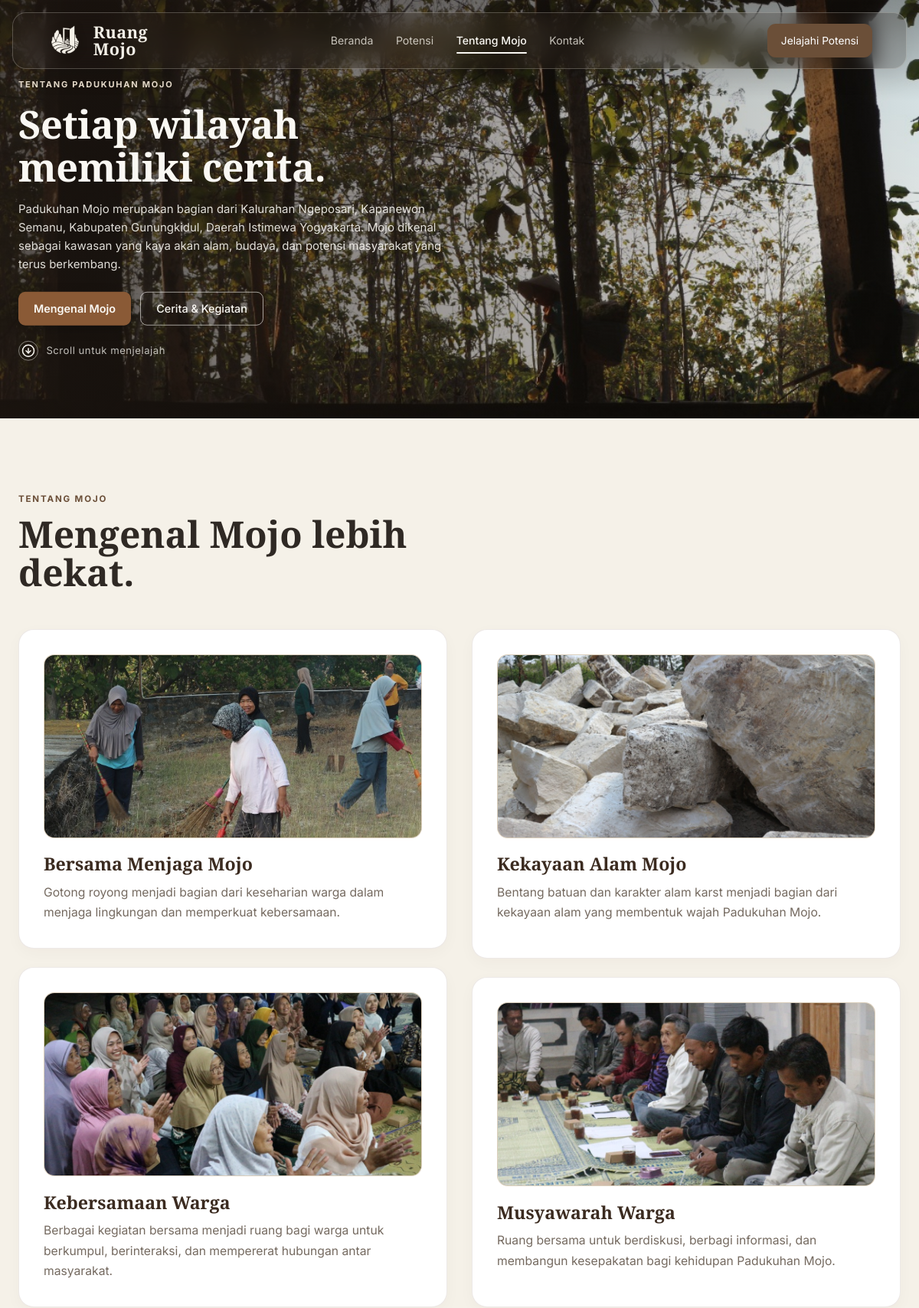
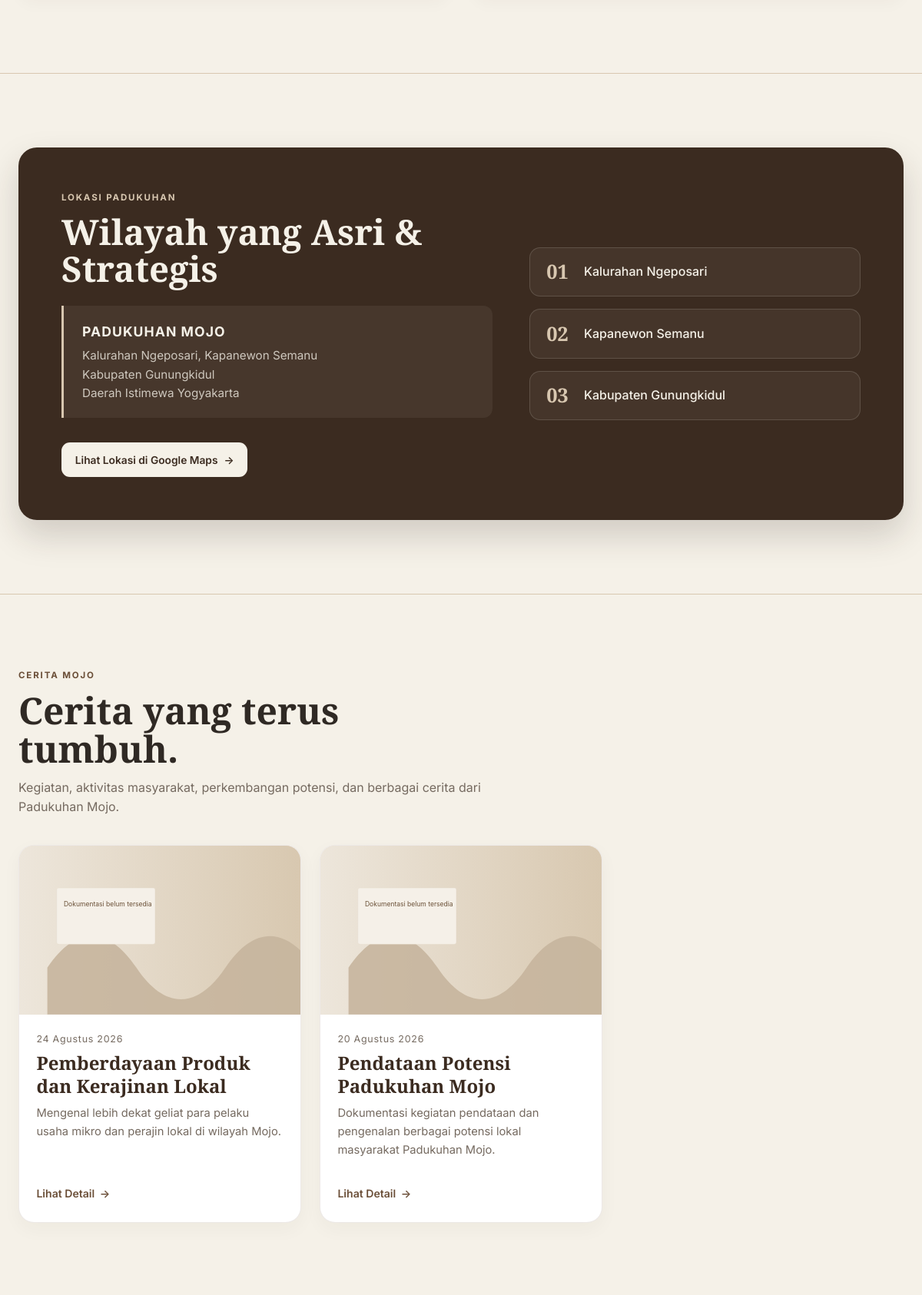
/tentang.php (upper part), run on the app's committed database (2 pictures, top to bottom).
### tables this page shows
CREATE TABLE IF NOT EXISTS cerita (
    id INT UNSIGNED AUTO_INCREMENT PRIMARY KEY,
    judul VARCHAR(200) NOT NULL,
    slug VARCHAR(220) NULL,
    kategori_cerita VARCHAR(100) NULL DEFAULT 'Kegiatan',
    tanggal DATE NOT NULL,
    ringkasan TEXT NULL,
    deskripsi TEXT NOT NULL,
    foto VARCHAR(255) NULL,
    status ENUM('aktif', 'nonaktif') NOT NULL DEFAULT 'aktif',
    created_at TIMESTAMP DEFAULT CURRENT_TIMESTAMP,
    updated_at TIMESTAMP DEFAULT CURRENT_TIMESTAMP ON UPDATE CURRENT_TIMESTAMP,
    INDEX idx_cerita_status (status),
    INDEX idx_cerita_tanggal (tanggal)
);

### includes/functions.php (called while the page is built, shortened)
<?php
function e(?string $value): string
{
    return htmlspecialchars($value ?? '', ENT_QUOTES, 'UTF-8');
}
function format_indo_date(string $date): string
{
    $timestamp = strtotime($date);
    $months = [
        1 => 'Januari', 'Februari', 'Maret', 'April', 'Mei', 'Juni',
        'Juli', 'Agustus', 'September', 'Oktober', 'November', 'Desember'
    ];
    $day = (int)date('d', $timestamp);
    $month = $months[(int)date('m', $timestamp)] ?? date('F', $timestamp);
    $year = date('Y', $timestamp);
    return "$day $month $year";
}

### tentang.php (the view, shortened to what this page needs)
<?php
require_once __DIR__ . '/includes/functions.php';
$aboutHeroImage = 'assets/images/ibu-petani.jpg';
$mapLink = 'https://www.google.com/maps/search/?api=1&query=' . rawurlencode('Padukuhan Mojo, Ngeposari, Semanu, Gunungkidul, Yogyakarta');
$stories = [];
if ($pdo) {
    $stories = $pdo->query("SELECT c.*, (SELECT COUNT(*) FROM cerita_foto cf WHERE cf.cerita_id = c.id) AS gallery_count FROM cerita c WHERE c.status = 'aktif' ORDER BY c.tanggal DESC, c.created_at DESC")->fetchAll();
}
include __DIR__ . '/includes/header.php';
include __DIR__ . '/includes/navbar.php';
?>
<main class="public-site about-page-wrapper">
  <section class="hero">
    <img src="<?= e($aboutHeroImage) ?>" alt="Masyarakat Padukuhan Mojo" class="hero-image hero-image-about" loading="eager">
    <div class="hero-content">
      <p class="hero-eyebrow">TENTANG PADUKUHAN MOJO</p>
      <h1 class="hero-title">Setiap wilayah<br>memiliki cerita.</h1>
      <p class="hero-description">Padukuhan Mojo merupakan bagian dari Kalurahan Ngeposari, Kapanewon Semanu, Kabupaten Gunungkidul, Daerah Istimewa Yogyakarta. Mojo dikenal sebagai kawasan yang kaya akan alam, budaya, dan potensi masyarakat yang terus berkembang.</p>
      <div class="hero-actions">
        <a class="hero-button" href="#mengenal">Mengenal Mojo</a>
        <a class="hero-button-outline" href="#cerita">Cerita &amp; Kegiatan</a>
      </div>
      <div class="hero-scroll">
        <a href="#mengenal" class="hero-scroll-link">
          <span class="scroll-icon-circle" aria-hidden="true">
            <svg width="18" height="18" viewBox="0 0 24 24" fill="none" stroke="currentColor" stroke-width="2" stroke-linecap="round" stroke-linejoin="round">
              <circle cx="12" cy="12" r="10"></circle>
              <polyline points="8 12 12 16 16 12"></polyline>
              <line x1="12" y1="8" x2="12" y2="16"></line>
            </svg>
          </span>
          <span>Scroll untuk menjelajah</span>
        </a>
      </div>
    </div>
  </section>
  <section class="about-section about-mengenal" id="mengenal">
    <div class="container">
      <div class="about-editorial-header">
        <p class="eyebrow">TENTANG MOJO</p>
        <h2>Mengenal Mojo lebih dekat.</h2>
      </div>
      <div class="about-editorial-grid">
        <div class="about-editorial-col">
          <div class="about-editorial-card has-media">
            <div class="about-editorial-media">
              <img src="assets/images/gotong-royong-mojo.jpg" alt="Aktivitas gotong royong warga Padukuhan Mojo" loading="lazy">
            </div>
            <div class="about-editorial-content">
              <h3>Bersama Menjaga Mojo</h3>
              <p>Gotong royong menjadi bagian dari keseharian warga dalam menjaga lingkungan dan memperkuat kebersamaan.</p>
            </div>
          </div>
          <div class="about-editorial-card has-media">
            <div class="about-editorial-media">
              <img src="assets/images/masyarakat-aktivitas-mojo.jpg" alt="Kebersamaan warga dan kegiatan masyarakat Padukuhan Mojo" loading="lazy">
            </div>
            <div class="about-editorial-content">
              <h3>Kebersamaan Warga</h3>
              <p>Berbagai kegiatan bersama menjadi ruang bagi warga untuk berkumpul, berinteraksi, dan mempererat hubungan antar masyarakat.</p>
            </div>
          </div>
        </div>
        <div class="about-editorial-col">
          <div class="about-editorial-card has-media">
            <div class="about-editorial-media">
              <img src="assets/images/alam-budaya-mojo.jpg" alt="Bentang alam karst dan batuan alam khas Padukuhan Mojo" loading="lazy">
            </div>
            <div class="about-editorial-content">
              <h3>Kekayaan Alam Mojo</h3>
              <p>Bentang batuan dan karakter alam karst menjadi bagian dari kekayaan alam yang membentuk wajah Padukuhan Mojo.</p>
            </div>
          </div>
          <div class="about-editorial-card has-media">
            <div class="about-editorial-media">
              <img src="assets/images/dokumentasi-informasi-mojo.jpg" alt="Musyawarah dan pencatatan informasi Padukuhan Mojo" loading="lazy">
            </div>
            <div class="about-editorial-content">
              <h3>Musyawarah Warga</h3>
              <p>Ruang bersama untuk berdiskusi, berbagi informasi, dan membangun kesepakatan bagi kehidupan Padukuhan Mojo.</p>
            </div>
          </div>
        </div>
      </div>
    </div>
  </section>
  <section class="about-section about-location-section">
    <div class="container">
      <div class="about-location-card">
        <div class="about-location-info">
          <p class="eyebrow">LOKASI PADUKUHAN</p>
          <h2>Wilayah yang Asri &amp; Strategis</h2>
          <div class="location-address-box">
            <strong>PADUKUHAN MOJO</strong>
            <p>Kalurahan Ngeposari, Kapanewon Semanu<br>Kabupaten Gunungkidul<br>Daerah Istimewa Yogyakarta</p>
          </div>
          <a class="btn btn-primary about-map-btn" href="<?= e($mapLink) ?>" target="_blank" rel="noopener">
            <span>Lihat Lokasi di Google Maps</span>
            <span aria-hidden="true">&rarr;</span>
          </a>
        </div>
        <div class="about-location-badge-box">
          <div class="location-badge-item">
            <span class="badge-num">01</span>
            <span class="badge-label">Kalurahan Ngeposari</span>
          </div>
          <div class="location-badge-item">
            <span class="badge-num">02</span>
            <span class="badge-label">Kapanewon Semanu</span>
          </div>
          <div class="location-badge-item">
            <span class="badge-num">03</span>
            <span class="badge-label">Kabupaten Gunungkidul</span>
          </div>
        </div>
      </div>
    </div>
  </section>
  <section class="about-section about-cerita-section" id="cerita">
    <div class="container">
      <div class="section-heading">
        <p class="eyebrow">CERITA MOJO</p>
        <h2>Cerita yang terus tumbuh.</h2>
        <p class="section-desc">Kegiatan, aktivitas masyarakat, perkembangan potensi, dan berbagai cerita dari Padukuhan Mojo.</p>
      </div>
      <div class="cerita-grid">
        <?php foreach ($stories as $story):
          $storyPhoto = $story['foto'] ? 'uploads/cerita/' . rawurlencode($story['foto']) : 'assets/images/placeholder-hero.svg';
          $excerpt = !empty($story['ringkasan']) ? $story['ringkasan'] : $story['deskripsi'];
        ?>
          <article class="cerita-card">
            <div class="cerita-card-media">
              <img src="<?= e($storyPhoto) ?>" alt="<?= e($story['judul']) ?>" loading="lazy">
            </div>
            <div class="cerita-card-body">
              <div class="cerita-card-date"><?= e(format_indo_date($story['tanggal'])) ?></div>
              <h3 class="cerita-card-title"><?= e($story['judul']) ?></h3>
              <p class="cerita-card-excerpt"><?= e($excerpt) ?></p>
              <div class="cerita-card-actions">
                <a class="btn btn-secondary cerita-detail-btn" href="cerita-detail.php?id=<?= (int)$story['id'] ?>">
                  <span>Lihat Detail</span>
                  <span aria-hidden="true">&rarr;</span>
                </a>
              </div>
            </div>
          </article>
        <?php endforeach; ?>
      </div>
    </div>
  </section>
</main>
<?php include __DIR__ . '/includes/footer.php'; ?>

### data on the page
cerita: tanggal "24 Agustus 2026", judul "Pemberdayaan Produk dan Kerajinan Lokal", ringkasan "Mengenal lebih dekat geliat para pelaku usaha mikro dan perajin lokal di wilayah Mojo."
cerita: tanggal "20 Agustus 2026", judul "Pendataan Potensi Padukuhan Mojo", ringkasan "Dokumentasi kegiatan pendataan dan pengenalan berbagai potensi lokal masyarakat Padukuhan Mojo."
